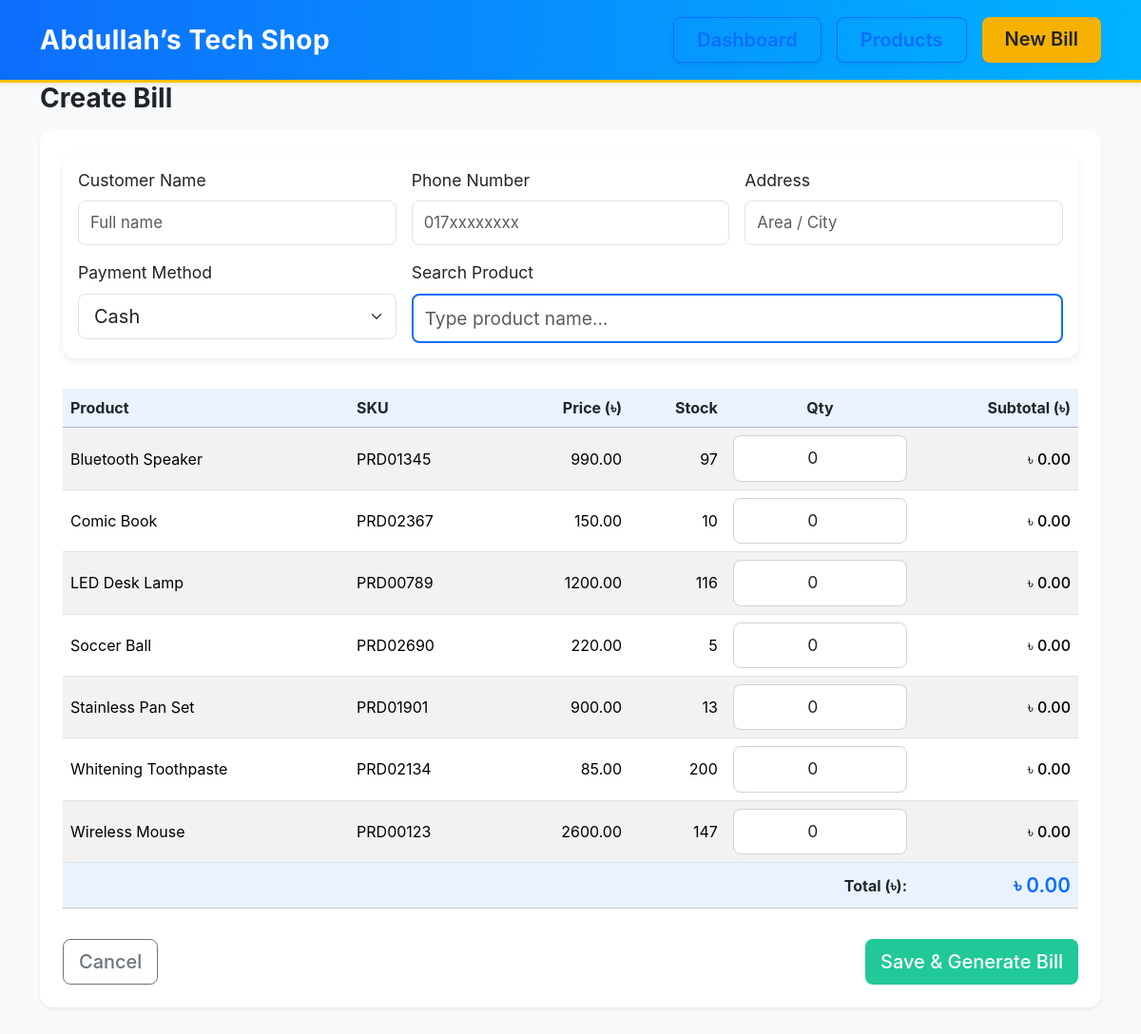
The page /sell on the database its author committed.
### tables this page shows
CREATE TABLE products (
            id INTEGER PRIMARY KEY AUTOINCREMENT,
            name TEXT NOT NULL,
            sku TEXT UNIQUE,
            category TEXT,
            purchase_price REAL NOT NULL,
            selling_price REAL NOT NULL,
            stock INTEGER NOT NULL
        );

### app.py (the view, shortened to what this page needs)
@app.route("/sell", methods=["GET", "POST"])
def sell():
    conn = connect()
    products = conn.execute("""
        SELECT id, name, sku, category, purchase_price, selling_price, stock
        FROM products WHERE stock > 0 ORDER BY name
    """).fetchall()
    conn.close()
    return render_template("sell.html", products=products)

### app.py (called while the page is built)
def connect():
    conn = sqlite3.connect(DB_PATH)
    conn.row_factory = sqlite3.Row
    return conn

### templates/sell.html (shortened to what this page needs)
{% extends "layout.html" %}
{% block content %}
<h3 class="fw-bold mb-3">Create Bill</h3>
<form method="post" class="card p-3 p-md-4 shadow-sm" id="sellForm">
  <div class="card mb-3 p-3">
    <div class="row g-3">
      <div class="col-md-4">
        <label class="form-label">Customer Name</label>
        <input name="customer_name" class="form-control form-control-lg" placeholder="Full name">
      </div>
      <div class="col-md-4">
        <label class="form-label">Phone Number</label>
        <input name="customer_phone" class="form-control form-control-lg" placeholder="017xxxxxxxx">
      </div>
      <div class="col-md-4">
        <label class="form-label">Address</label>
        <input name="customer_address" class="form-control form-control-lg" placeholder="Area / City">
      </div>
      <div class="col-md-4">
        <label class="form-label">Payment Method</label>
        <select name="payment_method" class="form-select form-select-lg">
          <option value="Cash">Cash</option>
        </select>
      </div>
      <div class="col-md-8">
        <label class="form-label">Search Product</label>
        <input type="text" id="searchBox" class="form-control form-control-lg" placeholder="Type product name...">
      </div>
    </div>
  </div>
  <div class="table-responsive mt-3">
    <table class="table table-striped align-middle">
      <thead class="table-primary">
        <tr>
          <th>Product</th>
          <th>SKU</th>
          <th class="text-end">Price (৳)</th>
          <th class="text-end">Stock</th>
          <th class="text-center">Qty</th>
          <th class="text-end">Subtotal (৳)</th>
        </tr>
      </thead>
      <tbody id="itemsBody">
        {% for p in products %}
        <tr data-price="{{ p['selling_price'] }}" data-stock="{{ p['stock'] }}">
          <td>{{ p['name'] }}</td>
          <td>{{ p['sku'] or '-' }}</td>
          <td class="text-end">{{ '%.2f'|format(p['selling_price']) }}</td>
          <td class="text-end">{{ p['stock'] }}</td>
          <td class="text-center" style="max-width:120px">
            <input type="number" min="0" max="{{ p['stock'] }}" value="0"
                   name="qty_{{ p['id'] }}" class="form-control qty-input">
          </td>
          <td class="text-end subtotal">৳ 0.00</td>
        </tr>
        {% else %}
        <tr><td colspan="6" class="text-center text-muted py-3">No products available.</td></tr>
        {% endfor %}
      </tbody>
      <tfoot class="table-light">
        <tr>
          <th colspan="5" class="text-end">Total (৳):</th>
          <th class="text-end" id="grandTotal">৳ 0.00</th>
        </tr>
      </tfoot>
    </table>
  </div>
  <div class="d-flex gap-2 mt-3">
    <a href="/" class="btn btn-outline-secondary btn-lg no-print">Cancel</a>
    <button class="btn btn-success btn-lg ms-auto no-print">Save & Generate Bill</button>
  </div>
</form>
{% endblock %}

### templates/static/style.css (style rules this page uses)
body { background-color: #f8fafc; font-family: "Inter", "Segoe UI", system-ui, sans-serif; font-size: 1.05rem; }
h1, h2, h3, h4, h5 { font-weight: 600; color: #212529; }
a { text-decoration: none; }
.btn { border-radius: 8px; font-weight: 500; }
.btn-success { background-color: #20c997; border: none; }
.card { border-radius: 14px; border: none; box-shadow: 0 3px 8px rgba(0,0,0,0.08); }
.table { font-size: 1rem; }
.table th { background-color: #e9f3ff; color: #212529; }
.table td, .table th { vertical-align: middle; }
.form-control { border-radius: 8px; padding: 10px 12px; font-size: 1.05rem; }
.qty-input { text-align: center; font-size: 1.1rem; border: 1px solid #ced4da; }
.subtotal { font-weight: 500; }
#grandTotal { font-size: 1.3rem; font-weight: 600; color: #0d6efd; }
body { font-family: "Inter", "Segoe UI", sans-serif; font-size: 1.1rem; }
h3, h5 { font-weight: 700; }
#searchBox { border: 2px solid #0d6efd; font-size: 1.2rem; }

### rows shown on the page
products: name "Bluetooth Speaker", sku "PRD01345", selling_price "990.00", stock "97"
products: name "Comic Book", sku "PRD02367", selling_price "150.00", stock "10"
products: name "LED Desk Lamp", sku "PRD00789", selling_price "1200.00", stock "116"
products: name "Soccer Ball", sku "PRD02690", selling_price "220.00", stock "5"
products: name "Stainless Pan Set", sku "PRD01901", selling_price "900.00", stock "13"
products: name "Whitening Toothpaste", sku "PRD02134", selling_price "85.00", stock "200"
products: name "Wireless Mouse", sku "PRD00123", selling_price "2600.00", stock "147"
